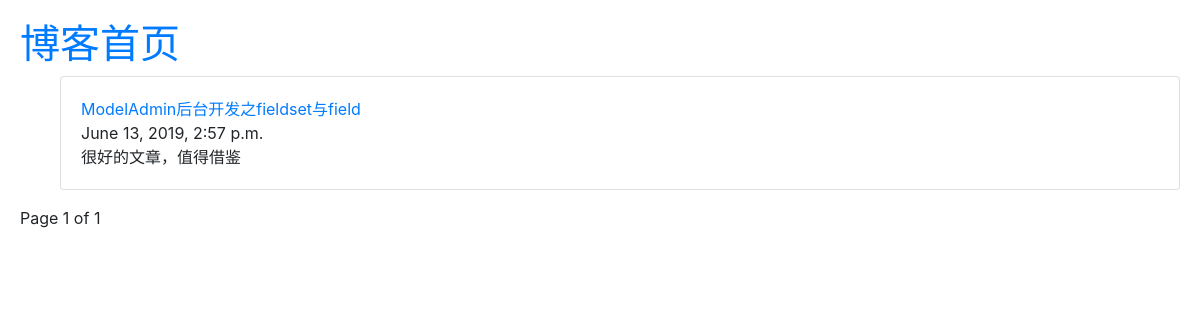
Before: / with the older database file.
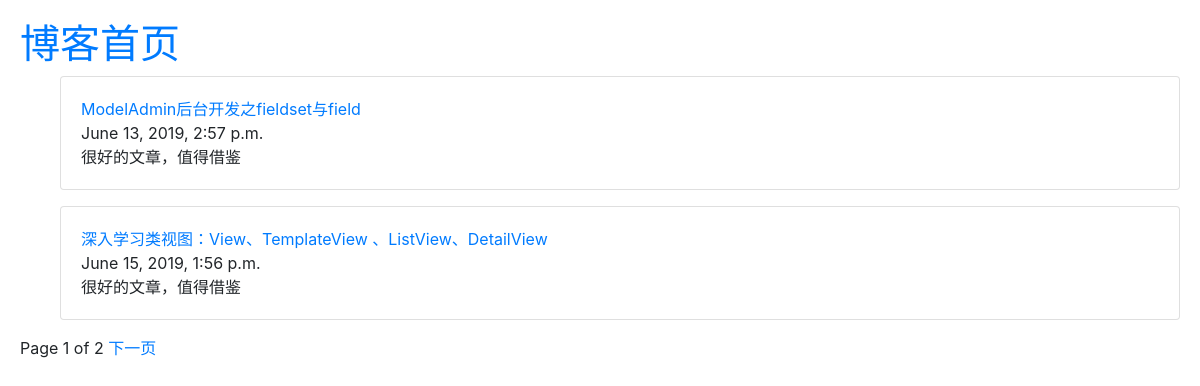
After: the same page with the newer database file.
### blog/models.py (models this page shows, shortened)
class Post(models.Model):
    title = models.CharField('标题', max_length=100)
    summary = models.CharField('摘要', max_length=1000)
    body = models.TextField('内容')
    created_time = models.DateTimeField('时间', auto_now_add=True)
    class Meta:
        verbose_name = verbose_name_plural = '文章'

### blog/views.py (the view)
# urls.py: path('', PostListView.as_view(), name='blog_list'),
class PostListView(ListView):
    model = Post
    paginate_by = 2 #20条记录分页
    template_name = 'blog/blog_list.html'
    context_object_name = 'post_list'

### blog/templates/blog/blog_list.html (shortened to what this page needs)
{% extends "../base.html" %}
{% block content%}
{% for title in post_list %}
<ul>
    <li class="list-unstyled">
        <div class="card">
            <div class="card-body">
                <a href="{% url 'blog_detail' title.pk %}">{{ title.title }}</a>
                <div>
                    {{ title.created_time }}
                </div>
                {{ title.summary }}
            </div>
        </div>
    </li>
</ul>
{% endfor %}
{% if page_obj %}
    Page {{ page_obj.number }} of {{ paginator.num_pages }}
    {% if page_obj.has_next %}
        <a href="?page={{ page_obj.next_page_number }}">下一页</a>
    {% endif %}
{% endif %}
{% endblock %}

### blog/templates/base.html (shortened to what this page needs)
<head>
    <link rel="stylesheet" href="https://cdn.staticfile.org/twitter-bootstrap/4.1.0/css/bootstrap.min.css">
</head>
<body>
    <h1><a href="{% url 'blog_list' %}">博客首页</a></h1>
    {% block content %}
    {% endblock %}
</body>

### blog/templates/base.html (style rules this page uses)
body { margin: 20px }

Changed rows visible on the page:
added Post: title "深入学习类视图：View、TemplateView 、ListView、DetailView", created_time "June 15, 2019, 1:56 p.m.", summary "很好的文章，值得借鉴"
Other visible differences:
{{ paginator.num_pages }}: "1" → "2"
text now shown: "下一页"
